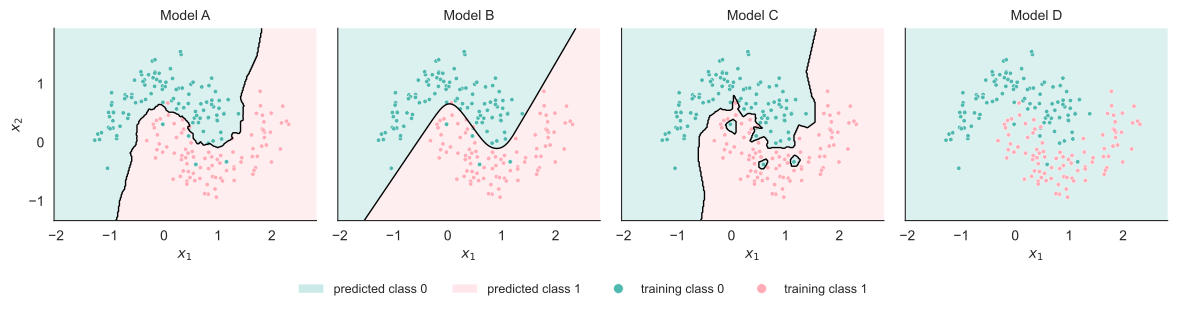

Here is the Python script that generated this plot:
"""Decision boundary: Gaussian-init MLP (1.6B) vs KNN; plot for 1.8."""
import numpy as np
import matplotlib.pyplot as plt
import seaborn as sns
from matplotlib import rcParams

rcParams['font.family'] = 'serif'
rcParams['font.size'] = 10

sns.set_style("ticks")
sns.set_style("white")

paper_teal = "#4FB9AF"
paper_pink = "#FFACB7"


def make_moons(n, noise=0.2, seed=0):
    rng = np.random.RandomState(seed)
    n1 = n // 2; n2 = n - n1
    t1 = rng.uniform(0, np.pi, n1)
    X1 = np.stack([np.cos(t1), np.sin(t1)], axis=1)
    t2 = rng.uniform(0, np.pi, n2)
    X2 = np.stack([1 - np.cos(t2), -np.sin(t2) + 0.5], axis=1)
    X = np.concatenate([X1, X2], axis=0) + rng.randn(n, 2) * noise
    y = np.concatenate([np.zeros(n1), np.ones(n2)])
    idx = rng.permutation(n)
    return X[idx], y[idx]


def sigmoid(z):
    return 1.0 / (1.0 + np.exp(-np.clip(z, -60, 60)))


def train_mlp(X_tr, y_tr, lr=1.0, epochs=30000, hidden=4, seed=1):
    """Gaussian-init 2-4-1 with MSE + sigmoid; trained to convergence so the
    decision boundary for 1.8 is well-fit. Same architecture/init family as
    1.6(B), but with lr/epochs cranked — MSE + sigmoid output has a vanishing
    sigma' factor at the output, so 5000 × lr=0.01 under-trains visibly."""
    rng = np.random.RandomState(seed)
    d = X_tr.shape[1]
    p = {
        'W1': rng.randn(d, hidden),
        'b1': np.zeros(hidden),
        'W2': rng.randn(hidden, 1),
        'b2': np.zeros(1),
    }
    n = X_tr.shape[0]
    y = y_tr.reshape(-1, 1)
    for _ in range(epochs):
        z1 = X_tr @ p['W1'] + p['b1']
        h = sigmoid(z1)
        z2 = h @ p['W2'] + p['b2']
        f = sigmoid(z2)
        dLdz2 = 2 * (f - y) / n * f * (1 - f)
        dW2 = h.T @ dLdz2; db2 = dLdz2.sum(0)
        dLdh = dLdz2 @ p['W2'].T
        dLdz1 = dLdh * h * (1 - h)
        dW1 = X_tr.T @ dLdz1; db1 = dLdz1.sum(0)
        p['W1'] -= lr * dW1; p['b1'] -= lr * db1
        p['W2'] -= lr * dW2; p['b2'] -= lr * db2
    return p


def mlp_predict(X, p):
    z1 = X @ p['W1'] + p['b1']
    h = sigmoid(z1)
    z2 = h @ p['W2'] + p['b2']
    return sigmoid(z2).ravel()


def knn_predict(X_query, X_train, y_train, k=5):
    preds = np.zeros(X_query.shape[0])
    for i, q in enumerate(X_query):
        d = np.linalg.norm(X_train - q, axis=1)
        idx = np.argsort(d)[:k]
        preds[i] = y_train[idx].mean()
    return preds


X_all, y_all = make_moons(400, noise=0.25, seed=0)
X_tr, y_tr = X_all[:200], y_all[:200]

p = train_mlp(X_tr, y_tr, lr=1.0, epochs=30000, hidden=4, seed=1)

# sanity print
f_tr = mlp_predict(X_tr, p)
mlp_acc = np.mean((f_tr > 0.5) == y_tr.astype(bool))
print(f"MLP train accuracy: {mlp_acc:.3f}   train MSE: {np.mean((f_tr - y_tr)**2):.4f}")

pad = 0.4
xx, yy = np.meshgrid(
    np.linspace(X_all[:, 0].min() - pad, X_all[:, 0].max() + pad, 300),
    np.linspace(X_all[:, 1].min() - pad, X_all[:, 1].max() + pad, 300))
grid = np.stack([xx.ravel(), yy.ravel()], axis=1)

mlp_prob    = mlp_predict(grid, p).reshape(xx.shape)
knn1_prob   = knn_predict(grid, X_tr, y_tr, k=1  ).reshape(xx.shape)
knn5_prob   = knn_predict(grid, X_tr, y_tr, k=5  ).reshape(xx.shape)
knn200_prob = knn_predict(grid, X_tr, y_tr, k=200).reshape(xx.shape)

print(f"class balance in train set: class 0 = {int((y_tr == 0).sum())}, "
      f"class 1 = {int((y_tr == 1).sum())}")
print(f"knn K=200 mean prob over grid: {knn200_prob.mean():.3f}")

# Shuffled labels — students must reason from boundary shape, not position.
panels = [
    ("Model A", knn5_prob),
    ("Model B", mlp_prob),
    ("Model C", knn1_prob),
    ("Model D", knn200_prob),
]

fig, axs = plt.subplots(1, 4, figsize=(12, 3.0), sharex=True, sharey=True)
axs = axs.flatten()
for i, (label, prob) in enumerate(panels):
    plt.sca(axs[i])
    plt.contourf(xx, yy, prob, levels=[-0.01, 0.5, 1.01],
                 colors=[paper_teal, paper_pink], alpha=0.2)
    plt.contour(xx, yy, prob, levels=[0.5],
                colors="black", linewidths=1.0)
    m0 = y_tr == 0
    m1 = y_tr == 1
    plt.scatter(X_tr[m0, 0], X_tr[m0, 1], s=10, color=paper_teal,
                edgecolors="white", linewidths=0.3)
    plt.scatter(X_tr[m1, 0], X_tr[m1, 1], s=10, color=paper_pink,
                edgecolors="white", linewidths=0.3)
    plt.title(label, fontsize=10)
    plt.xlabel(r"$x_1$")
    if i == 0:
        plt.ylabel(r"$x_2$")
    sns.despine()

from matplotlib.patches import Patch
from matplotlib.lines import Line2D

legend_handles = [
    Patch(facecolor=paper_teal, alpha=0.3, label="predicted class 0"),
    Patch(facecolor=paper_pink, alpha=0.3, label="predicted class 1"),
    Line2D([], [], marker="o", linestyle="none",
           markerfacecolor=paper_teal, markeredgecolor="white",
           markeredgewidth=0.4, markersize=7, label="training class 0"),
    Line2D([], [], marker="o", linestyle="none",
           markerfacecolor=paper_pink, markeredgecolor="white",
           markeredgewidth=0.4, markersize=7, label="training class 1"),
]
fig.legend(handles=legend_handles, loc="lower center", ncol=4,
           frameon=False, fontsize=9, bbox_to_anchor=(0.5, -0.04))

plt.tight_layout(rect=(0, 0.06, 1, 1))
plt.savefig("plot_boundary.pdf", dpi=300, bbox_inches="tight")
